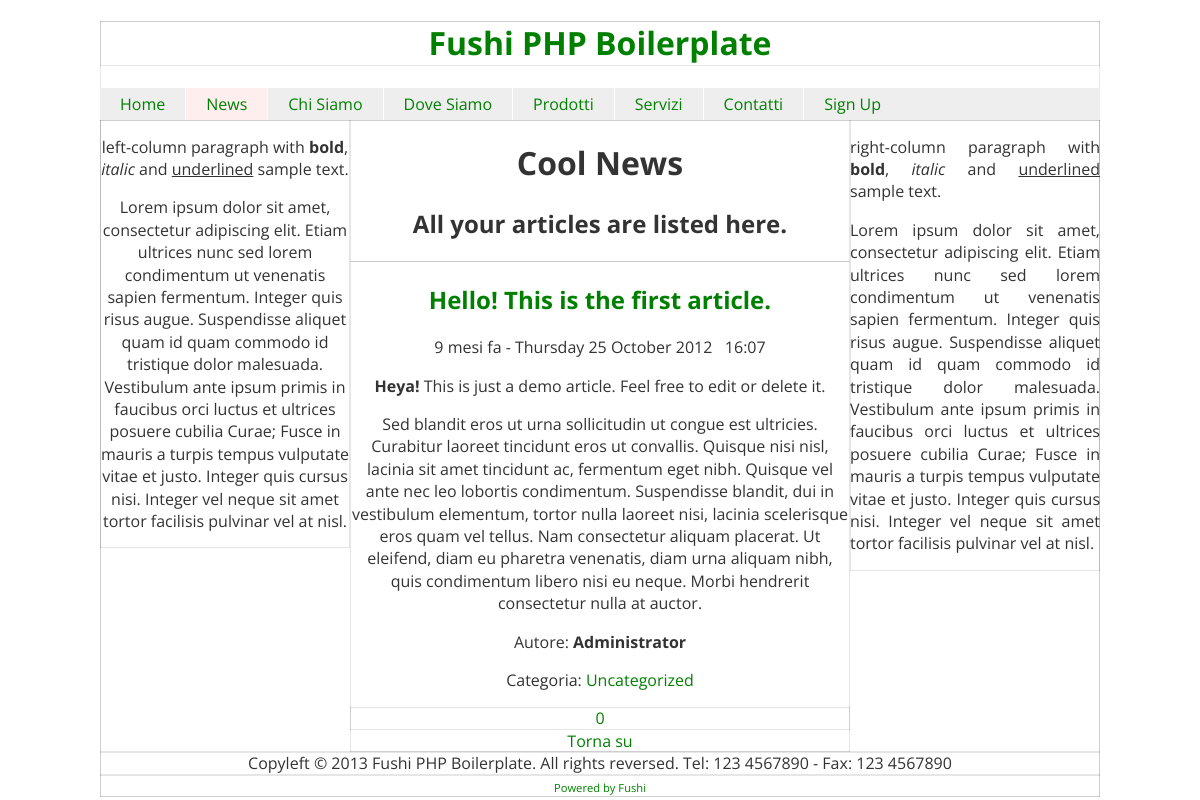
Page /news on the committed database.
### tables this page shows
CREATE TABLE IF NOT EXISTS `templates` (
  `_id` tinyint(3) unsigned NOT NULL AUTO_INCREMENT,
  `name` varchar(50) NOT NULL,
  `title` varchar(255) DEFAULT NULL,
  `h1` varchar(255) DEFAULT NULL,
  `h2` varchar(255) DEFAULT NULL,
  `metaDescription` varchar(255) DEFAULT NULL,
  `metaKeywords` varchar(255) DEFAULT NULL,
  PRIMARY KEY (`_id`),
  UNIQUE KEY `name` (`name`)
);

CREATE TABLE IF NOT EXISTS `articles` (
  `_id` int(10) unsigned NOT NULL AUTO_INCREMENT,
  `title` varchar(255) NOT NULL,
  `body` text NOT NULL,
  `is_published` tinyint(1) NOT NULL DEFAULT '0',
  `is_deleted` tinyint(1) NOT NULL DEFAULT '0',
  `created_at` datetime NOT NULL DEFAULT '0000-00-00 00:00:00',
  `updated_at` datetime NOT NULL DEFAULT '0000-00-00 00:00:00',
  `likes` int(10) unsigned NOT NULL DEFAULT '0',
  `hates` int(10) unsigned NOT NULL DEFAULT '0',
  `author_id` int(10) unsigned NOT NULL,
  `category_id` int(10) unsigned NOT NULL,
  PRIMARY KEY (`_id`),
  KEY `author_id` (`author_id`,`category_id`)
);

CREATE TABLE IF NOT EXISTS `users` (
  `_id` int(11) unsigned NOT NULL AUTO_INCREMENT,
  `login` varchar(30) NOT NULL,
  `name` varchar(50) DEFAULT NULL,
  `surname` varchar(50) DEFAULT NULL,
  `email` varchar(100) NOT NULL,
  `password` varchar(50) DEFAULT NULL,
  `address` varchar(100) DEFAULT NULL,
  `cap` varchar(5) DEFAULT NULL,
  `city` varchar(50) DEFAULT NULL,
  `bio` text NOT NULL,
  `is_admin` tinyint(1) NOT NULL DEFAULT '0',
  `is_deleted` tinyint(1) NOT NULL DEFAULT '0',
  `created_at` datetime NOT NULL DEFAULT '0000-00-00 00:00:00',
  `updated_at` datetime NOT NULL DEFAULT '0000-00-00 00:00:00',
  `birthday` datetime NOT NULL DEFAULT '0000-00-00 00:00:00',
  PRIMARY KEY (`_id`),
  UNIQUE KEY `email` (`email`),
  UNIQUE KEY `login` (`login`)
);

CREATE TABLE IF NOT EXISTS `categories` (
  `_id` int(10) unsigned NOT NULL AUTO_INCREMENT,
  `name` varchar(255) NOT NULL,
  `is_published` tinyint(1) NOT NULL DEFAULT '1',
  `is_deleted` tinyint(1) NOT NULL DEFAULT '0',
  PRIMARY KEY (`_id`)
);

### library/functions/add_css.php (called while the page is built)
<?php
function add_css ($style) {
  return str_replace('$1', $style, STYLESHEET);
}

### application/boot.php (called while the page is built, shortened)
<?php
$css .= add_css('classes/icons');
$css .= add_css('modules/login-form');
switch ($template['name']) {
	default:
		$css .= add_css('modules/countdown');
}

### library/settings.php (called while the page is built)
<?php
$settings = array();
$settings_query = "SELECT `name`,`value`,`group` FROM `settings` ORDER BY `group`";
$settings_db = $db->query($settings_query);
while ( $setting = $settings_db->fetch(PDO::FETCH_ASSOC) )
	$settings[ $setting['group'] ][ $setting['name'] ] = $setting['value'];

### library/functions/slug.php (called while the page is built, shortened)
<?php
function slug ($str, $replace=array("'"), $delimiter='-') {
	if ( !empty($replace) ) {
		$str = str_replace((array)$replace, ' ', $str);
	}
	$clean = iconv('UTF-8', 'ASCII//TRANSLIT', $str);
	$clean = preg_replace("/[^a-zA-Z0-9\/_|+ -]/", '', $clean);
	$clean = strtolower(trim($clean, '-'));
	$clean = preg_replace("/[\/_|+ -]+/", $delimiter, $clean);
	return $clean;
}

### library/functions/endsWith.php (called while the page is built)
<?php
function endsWith ($haystack, $needle) {
    $length = strlen($needle);
    $start  = $length * -1;
    return (substr($haystack, $start) === $needle);
}

### library/functions/getElapsedTime.php (called while the page is built)
<?php
function getElapsedTime ($seconds) {
	$units = array(
		31556926 => array('anno', 'anni'),
		2629744 => array('mese', 'mesi'),
		604800 => array('settimana', 'settimane'),
		86400 => array('giorno', 'giorni'),
		3600 => array ('ora', 'ore'),
		60 => array('minuto', 'minuti'),
		1 => array ('secondo', 'secondi')
	);
	foreach($units as $divisor => $unitName) {
		$units = intval($seconds / $divisor);
		if ($units) {
			$seconds %= $divisor;
			$name = $units == 1 ? $unitName[0] : $unitName[1];
			if ($units > 0)
				return "$units $name";
		}
	}
	return false;
}

### public/index.php (the view, shortened to what this page needs)
<?php
include_once '../library/bootstrap.php';
?>
<!doctype html>
 <html class="no-js" lang="it">
<head>
  <?=$css?>
</head>
<body>
  <div id=wrapper>
	  <div id=header>
			<h1>
				<a href=<?=ROOT?>><?=$settings['site']['name']?></a>
			</h1>
	  </div>
	  <div id=navbar role=navigation>
			<?php include_once INC . 'menus/main.php' ?>
	  </div>
	  <div id=main class=clearfix>
			<?php include_once "../application/templates/{$template['name']}.php" ?>
	  </div>
	  <div id=footer role=contentinfo>
			Copyleft &copy; <?=YEAR . ' ' . $settings['site']['name']?>. All rights reversed.
			Tel: 123 4567890 - Fax: 123 4567890
	  </div>
	  <div id=outer-footer>
			<a href="https://github.com/simonewebdesign/Fushi">Powered by Fushi</a>
	  </div>
  </div>
</body>
</html>

### application/templates/news.php
<div id=left-column role=complementary class=left>
	<p>left-column paragraph with <b>bold</b>, <i>italic</i> and <u>underlined</u> sample text.</p>
	<p>Lorem ipsum dolor sit amet, consectetur adipiscing elit. Etiam ultrices nunc sed lorem condimentum ut venenatis sapien fermentum. Integer quis risus augue. Suspendisse aliquet quam id quam commodo id tristique dolor malesuada. Vestibulum ante ipsum primis in faucibus orci luctus et ultrices posuere cubilia Curae; Fusce in mauris a turpis tempus vulputate vitae et justo. Integer quis cursus nisi. Integer vel neque sit amet tortor facilisis pulvinar vel at nisl.</p>
</div>
<div id=middle-column role=main class=left>
	<h1><?=$template['h1']?></h1>
	<h2><?=$template['h2']?></h2>
	<?php include_once INC . 'articles.php'; ?>
</div>
<div id=right-column class=left>
	<p>right-column paragraph with <b>bold</b>, <i>italic</i> and <u>underlined</u> sample text.</p>
	<p>Lorem ipsum dolor sit amet, consectetur adipiscing elit. Etiam ultrices nunc sed lorem condimentum ut venenatis sapien fermentum. Integer quis risus augue. Suspendisse aliquet quam id quam commodo id tristique dolor malesuada. Vestibulum ante ipsum primis in faucibus orci luctus et ultrices posuere cubilia Curae; Fusce in mauris a turpis tempus vulputate vitae et justo. Integer quis cursus nisi. Integer vel neque sit amet tortor facilisis pulvinar vel at nisl.</p>
</div>

### application/includes/articles.php
<?php
$articles = $db->query("SELECT *, u.name author, c.name category, COUNT(com._id) number_of_comments, a.body content, a.created_at created, a.updated_at updated
FROM ((articles a
	INNER JOIN categories c
		ON c._id = a.category_id
	) INNER JOIN users u
		ON u._id = a.author_id
	) LEFT JOIN comments com
		ON a._id = com.article_id
WHERE a.is_deleted=0
GROUP BY a._id
ORDER BY a._id DESC");
while ($article = $articles->fetchObject()) {
	echo "<hr>";
	$article->timestamp = strtotime($article->created);
	$article->elapsedTime = getElapsedTime(time() - $article->timestamp);
	$article->datetime = strftime(STRFTIME_DATETIME, $article->timestamp);
	include INC . 'article.php';
}

### application/includes/article.php (shortened to what this page needs)
<article>
	<header>
		<h2><a href="<?=ROOT.'news/'.slug($article->title)?>"><?=$article->title?></a></h2>
		<time><?=$article->elapsedTime?> fa - <?=$article->datetime?></time>
	</header>
	<section>
		<?=$article->content?>
	</section>
	<footer>
		<p>Autore: <b><?=$article->author?></b></p>
		<p>Categoria: <a><?=$article->category?></a></p>
		<div>
			<a class="comment" title="Commenta"><?=$article->number_of_comments?></a>
		</div>
	</footer>
	<a class="scrollTop gray-link" href="#header">Torna su</a>
</article>

### public/css/style.css (style rules this page uses)
article, aside, details, figcaption, figure, footer, header, hgroup, nav, section { display: block; }
html { font-size: 100%; -webkit-text-size-adjust: 100%; -ms-text-size-adjust: 100%; }
html, button, input, select, textarea { font-family: sans-serif; color: #222; }
body { margin: 0; font-size: 1em; line-height: 1.4; }
a { color: #00e; }
b, strong { font-weight: bold; }
hr { display: block; height: 1px; border: 0; border-top: 1px solid #ccc; margin: 1em 0; padding: 0; }
.clearfix:before, .clearfix:after { content: ""; display: table; }
.clearfix:after { clear: both; }
.clearfix { *zoom: 1; }
.left { float:left; }

### public/css/templates/default.css (style rules this page uses)
body { color: #333; font-family: 'Open Sans', Arial, sans-serif; }
a { color: green; text-decoration: none; }
div { box-shadow:inset 0px 0px 1px rgba(0,0,0,1); }
#wrapper { width: 1000px; margin: 0 auto; }
#header, #main, #footer { text-align:center; }
#header { position:relative; }
#left-column { width:250px; }
#middle-column { width:500px; min-height:500px; }
#right-column { width:250px; text-align:justify; }
#outer-footer { text-align:center; }
#outer-footer a { font-size:.7em; }

### rows in the picture
templates: h1 "Cool News", h2 "All your articles are listed here."
articles: title "Hello! This is the first article.", created_at "9 mesi", created_at "Thursday 25 October 2012 16:07", body "Heya! This is just a demo article. Feel free to edit or delete it. Sed blandit eros ut urna sollicitudin ut congue est ultricies. Curabitur laoreet tincidunt eros ut convallis. Quisque nisi nisl, lacinia sit amet tincidunt ac, fermentum eget nibh. Quisque vel ante nec leo lobortis condimentum. Suspendisse blandit, dui in vestibulum elementum, tortor nulla laoreet nisi, lacinia scelerisque eros quam vel tellus. Nam consectetur aliquam placerat. Ut eleifend, diam eu pharetra venenatis, diam urna aliquam nibh, quis condimentum libero nisi eu neque. Morbi hendrerit consectetur nulla at auctor.", author.name "Administrator", category.name "Uncategorized", number_of_comments "0"

### other values in the picture
$settings['site']['name'] "Fushi PHP Boilerplate"
$menu_entry "Home"
$menu_entry "News"
$menu_entry "Chi Siamo"
$menu_entry "Dove Siamo"
$menu_entry "Prodotti"
$menu_entry "Servizi"
$menu_entry "Contatti"
$menu_entry "Sign Up"
YEAR "2013"
